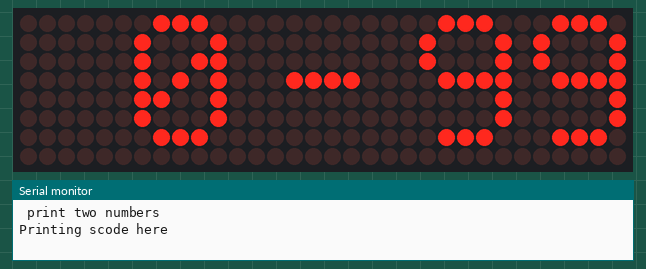
Bench run of a sketch on a simulated ESP8266 (NodeMCU). On the bench: 32×8 LED matrix, the last lines printed to the serial monitor.

Above: at 0.1 s.
At 5.13 s:
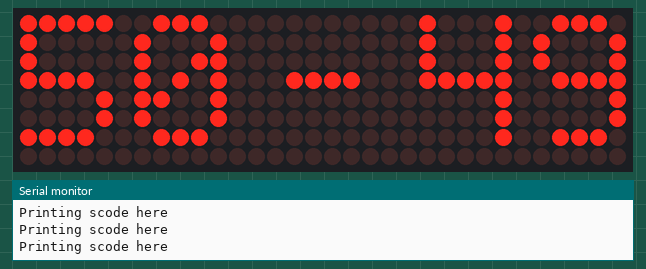
At 10.1 s:
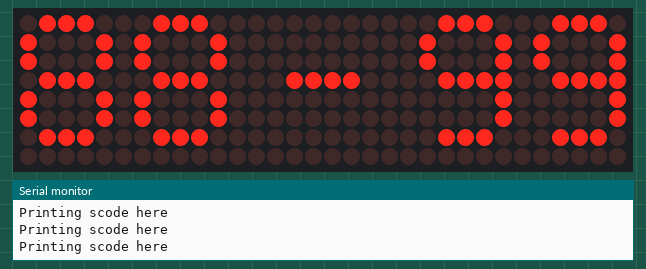
At 16.59 s:
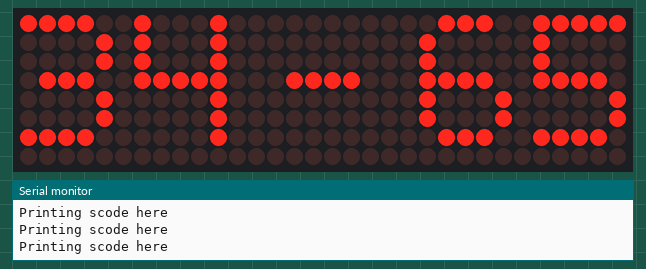
At 23.04 s:
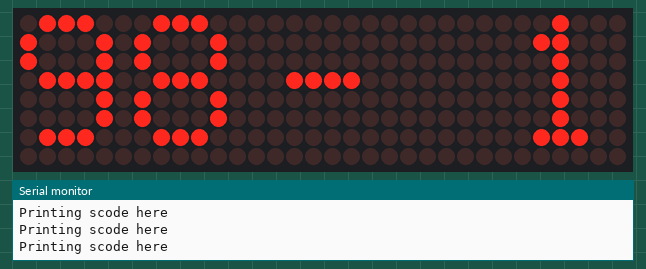
At 39.71 s:
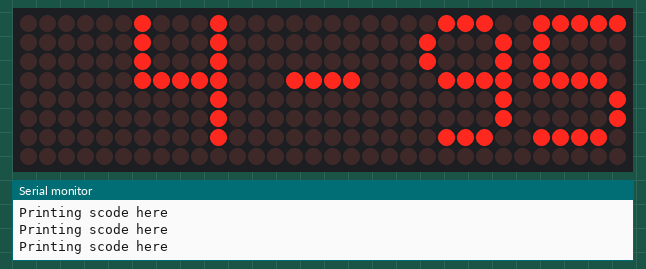

The sketch:

MD_MAX72xx_Score_Test.ino
```cpp
// Program based on the MD_MAX72XX library example

#include <MD_MAX72xx.h>

// Turn on debug statements to the serial output
#define  DEBUG  1

#if  DEBUG
#define PRINT(s, x) { Serial.print(F(s)); Serial.print(x); }
#define PRINTS(x) Serial.print(F(x))
#define PRINTD(x) Serial.println(x, DEC)

#else
#define PRINT(s, x)
#define PRINTS(x)
#define PRINTD(x)

#endif

// Define the number of devices we have in the chain and the hardware interface
// NOTE: These pin numbers will probably not work with your hardware and may
// need to be adapted
#define HARDWARE_TYPE MD_MAX72XX::ICSTATION_HW
#define MAX_DEVICES	4

#define CS_PIN    D8  // or SS

// SPI hardware interface
MD_MAX72XX mx = MD_MAX72XX(HARDWARE_TYPE, CS_PIN, MAX_DEVICES);

// We always wait a bit between updates of the display
#define  DELAYTIME  100  // in milliseconds

void print_score(int pl1, int pl2)
{
  PRINTS("\nPrinting scode here");
  mx.clear();
  mx.control(MD_MAX72XX::WRAPAROUND, MD_MAX72XX::OFF);

  int pl1digits = pl1 % 10;
  int pl1tens = (pl1 / 10) % 10;
  int pl2digits = pl2 % 10;
  int pl2tens = (pl2 / 10) % 10;

  // draw something that will show changes
  if(pl1tens > 0)
    mx.setChar(mx.getColumnCount()-1, '0'+pl1tens);
  mx.setChar(mx.getColumnCount()-7, '0'+pl1digits);

  mx.setChar(mx.getColumnCount()/2 + 1, '-');

  if(pl2tens > 0)
    mx.setChar(4+6, '0'+pl2tens);
  mx.setChar(4, '0'+pl2digits);
}

void setup()
{
  mx.begin();

#if  DEBUG
  Serial.begin(115200);
#endif
  PRINTS("\n print two numbers");

}

void loop()
{
    for(int i = 0; i < 100; i++)
    {
      print_score(i, 99-i);
      delay(100);
    }
    print_score(1088, 999);
    delay(3000);
}
```

Measured:
- what the display in image 2 shows lasts 3.0 s, from 10.1 s to 13.1 s
